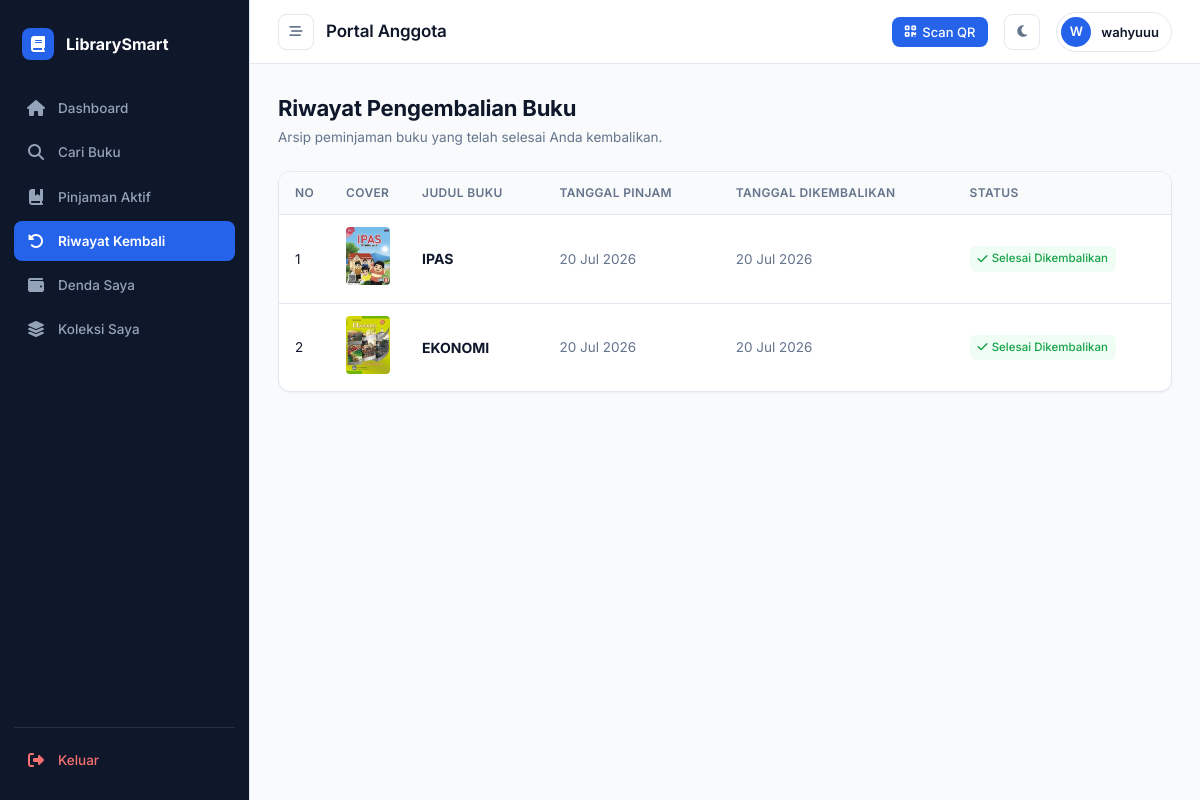
Page /dashboard_user.php?page=pengembalian (signed in) on the committed database.
### tables this page shows
CREATE TABLE `peminjaman` (
  `id` int NOT NULL AUTO_INCREMENT,
  `user_id` int DEFAULT NULL,
  `buku_id` int DEFAULT NULL,
  `tanggal_pinjam` date DEFAULT NULL,
  `tanggal_kembali` date DEFAULT NULL,
  `status` varchar(20) DEFAULT NULL,
  PRIMARY KEY (`id`),
  KEY `user_id` (`user_id`),
  KEY `buku_id` (`buku_id`),
  CONSTRAINT `peminjaman_ibfk_1` FOREIGN KEY (`user_id`) REFERENCES `users` (`id`),
  CONSTRAINT `peminjaman_ibfk_2` FOREIGN KEY (`buku_id`) REFERENCES `buku` (`id`)
);

CREATE TABLE `buku` (
  `id` int NOT NULL AUTO_INCREMENT,
  `judul` varchar(200) DEFAULT NULL,
  `penulis` varchar(100) DEFAULT NULL,
  `penerbit` varchar(100) DEFAULT NULL,
  `tahun` int DEFAULT NULL,
  `stok` int DEFAULT NULL,
  `gambar` varchar(255) DEFAULT NULL,
  PRIMARY KEY (`id`)
);

### views/user/pengembalian.php
<?php
require_once __DIR__ . '/../../config/koneksi.php';
$id = $_SESSION['id'] ?? 0;
$data = mysqli_query($conn, "
SELECT buku.judul, buku.gambar, peminjaman.tanggal_pinjam, peminjaman.tanggal_kembali
FROM peminjaman
JOIN buku ON buku.id = peminjaman.buku_id
WHERE user_id='$id' AND status='kembali'
ORDER BY peminjaman.id DESC
");
?>
<div class="page-header">
    <div class="header-title">
        <h2> Riwayat Pengembalian Buku</h2>
        <p>Arsip peminjaman buku yang telah selesai Anda kembalikan.</p>
    </div>
</div>
<div class="table-card">
    <div class="table-responsive">
        <table class="custom-table">
            <thead>
                <tr>
                    <th style="width: 50px;">No</th>
                    <th style="width: 70px;">Cover</th>
                    <th>Judul Buku</th>
                    <th>Tanggal Pinjam</th>
                    <th>Tanggal Dikembalikan</th>
                    <th>Status</th>
                </tr>
            </thead>
            <tbody>
                <?php
                if(mysqli_num_rows($data) == 0):
                ?>
                    <tr>
                        <td colspan="6" style="text-align: center; padding: 35px; color: var(--text-muted);">
                            Belum ada riwayat pengembalian buku.
                        </td>
                    </tr>
                <?php
                else:
                    $no = 1;
                    while($d = mysqli_fetch_assoc($data)):
                ?>
                    <tr>
                        <td><?= $no++; ?></td>
                        <td>
                            <img src="assets/img/<?= htmlspecialchars($d['gambar'] ?: 'default.jpg'); ?>"
                                 style="width: 44px; height: 58px; object-fit: cover; border-radius: 4px;"
                                 onerror="this.src='assets/img/default.jpg'">
                        </td>
                        <td><strong style="font-size: 14px;"><?= htmlspecialchars($d['judul']); ?></strong></td>
                        <td><span style="color: var(--text-muted);"><?= date('d M Y', strtotime($d['tanggal_pinjam'])); ?></span></td>
                        <td><span style="color: var(--text-muted);"><?= date('d M Y', strtotime($d['tanggal_kembali'])); ?></span></td>
                        <td>
                            <span class="badge badge-success"><i class="fa-solid fa-check"></i> Selesai Dikembalikan</span>
                        </td>
                    </tr>
                <?php endwhile; endif; ?>
            </tbody>
        </table>
    </div>
</div>

### assets/css/style.css (style rules this page uses)
:root { --primary: #2563eb; --primary-hover: #1d4ed8; --primary-light: #eff6ff; --bg-main: #f8fafc; --bg-card: #ffffff; --bg-card-hover: #f1f5f9; --bg-sidebar: #0f172a; --bg-navbar: #ffffff; --text-main: #0f172a; --text-muted: #64748b; --text-dim: #94a3b8; --border-color: #e2e8f0; --border-highlight: #cbd5e1; --success: #16a34a; --success-bg: #f0fdf4; --warning: #d97706; --warning-bg: #fffbe6; --danger: #dc2626; --danger-bg: #fef2f2; --info: #0284c7; --info-bg: #f0f9ff; --shadow-sm: 0 1px 2px 0 rgba(0, 0, 0, 0.05); --shadow-md: 0 4px 6px -1px rgba(0, 0, 0, 0.05), 0 2px 4px -2px rgba(0, 0, 0, 0.05); --shadow-lg: 0 10px 15px -3px rgba(0, 0, 0, 0.07), 0 4px 6px -4px rgba(0, 0, 0, 0.05); --radius-sm: 6px; --radius-md: 8px; --radius-lg: 12px; --radius-full: 9999px; --transition: all 0.2s cubic-bezier(0.4, 0, 0.2, 1); }
* { margin: 0; padding: 0; box-sizing: border-box; font-family: 'Inter', -apple-system, BlinkMacSystemFont, sans-serif; }
body { background-color: var(--bg-main); color: var(--text-main); min-height: 100vh; display: flex; font-size: 14px; line-height: 1.5; -webkit-font-smoothing: antialiased; }
h1, h2, h3, h4, h5, h6 { font-weight: 600; color: var(--text-main); letter-spacing: -0.01em; }
.page-header { display: flex; justify-content: space-between; align-items: center; margin-bottom: 24px; flex-wrap: wrap; gap: 16px; }
.header-title h2 { font-size: 22px; font-weight: 700; }
.header-title p { color: var(--text-muted); font-size: 13.5px; margin-top: 2px; }
.table-card { background: var(--bg-card); border: 1px solid var(--border-color); border-radius: var(--radius-lg); overflow: hidden; box-shadow: var(--shadow-sm); margin-bottom: 24px; }
.table-responsive { width: 100%; overflow-x: auto; }
.custom-table { width: 100%; border-collapse: collapse; text-align: left; }
.custom-table th { background: var(--bg-main); padding: 12px 16px; font-size: 12px; text-transform: uppercase; letter-spacing: 0.03em; color: var(--text-muted); border-bottom: 1px solid var(--border-color); font-weight: 600; }
.custom-table td { padding: 12px 16px; font-size: 13.5px; color: var(--text-main); border-bottom: 1px solid var(--border-color); vertical-align: middle; }
.custom-table tr:last-child td { border-bottom: none; }
.badge { display: inline-flex; align-items: center; gap: 4px; padding: 4px 8px; border-radius: var(--radius-sm); font-size: 11.5px; font-weight: 500; }
.badge-success { background: var(--success-bg); color: var(--success); }

### rows in the picture
peminjaman: buku.gambar (picture), buku.judul "IPAS", tanggal_pinjam "20 Jul 2026", tanggal_kembali "20 Jul 2026"
peminjaman: buku.gambar (picture), buku.judul "EKONOMI", tanggal_pinjam "20 Jul 2026", tanggal_kembali "20 Jul 2026"

### other values in the picture
substr($_SESSION['nama'] ?? 'U', 0, 1) "W"
$_SESSION['nama'] "wahyuuu"
